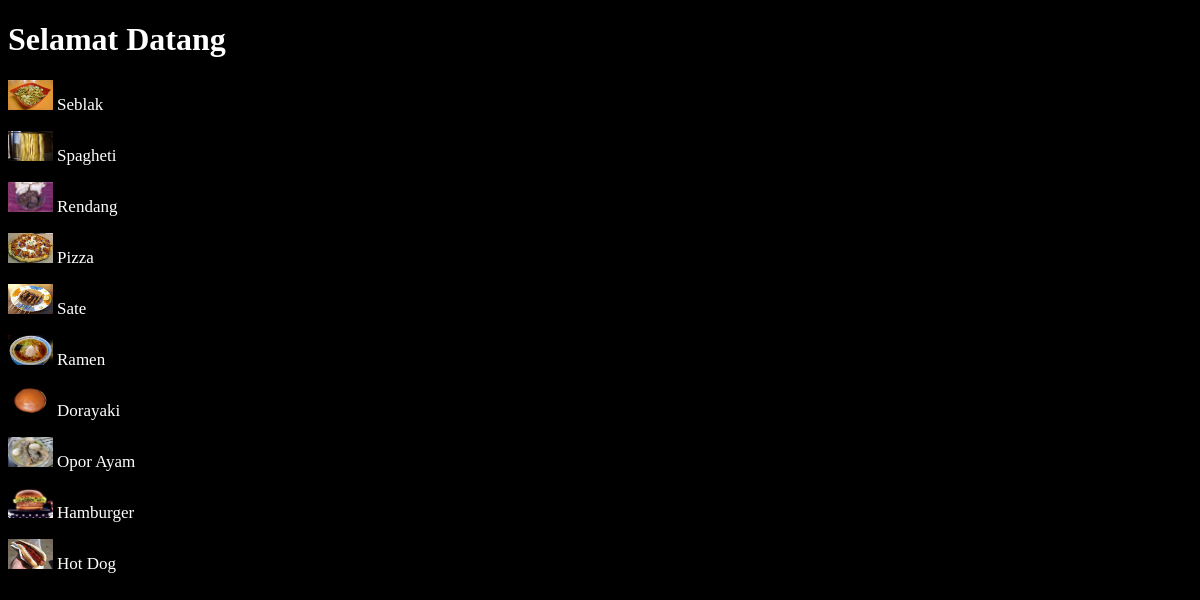
Screenshot of /latihan5c/index.php with the database file from the repository.
### tables this page shows
CREATE TABLE `makanan` (
  `id` int(11) NOT NULL,
  `img` varchar(100) NOT NULL,
  `nama_makanan` varchar(100) NOT NULL,
  `asal_makanan` varchar(100) NOT NULL,
  `tahun_dibuat` varchar(100) NOT NULL,
  `bahan_utama` varchar(100) NOT NULL
);

### latihan5c/php/functions.php (called while the page is built)
<?php
	function koneksi() {
		$conn = mysqli_connect("localhost", "root", "") or die ("Koneksi ke db gagal");
		mysqli_select_db($conn, "pw_193040112") or die ("Database salah");
		return $conn;
	}
	function query($sql){
		$conn = koneksi();
		$result = mysqli_query($conn, "$sql");
		$rows = [];
		while ($row = mysqli_fetch_assoc($result)) {
			$rows[] = $row;
		}
		return $rows;
	}
?>

### latihan5c/index.php (the view, shortened to what this page needs)
<?php
	require 'php/functions.php';
	$makanan = query("SELECT * FROM makanan")
	 ?>
<!DOCTYPE html>
<html lang="en">
<head>
	<link rel="stylesheet" type="text/css" href="css/style.css">
</head>
<body>
	<h1>Selamat Datang</h1>
	<?php foreach ($makanan as $mkn) : ?>
		<p class="nama">
			<img class="gambaridx" src="assets/img/<?= $mkn["img"]; ?>" alt="">
			<a class="b" href="php/detail.php?id=<?= $mkn['id'] ?>">
				<?= $mkn["nama_makanan"] ?>
			</a>
		</p>
	<?php endforeach; ?>
</body>
</html>

### latihan5c/css/style.css (style rules this page uses)
.gambaridx { width: 45px; height: 30px; }
p, a, h1 { color: white; text-decoration: none; }
body { background-color: black; }
.b { font-size: 17px; }

### rows the page displays
makanan: img (picture), nama_makanan "Seblak"
makanan: img (picture), nama_makanan "Spagheti"
makanan: img (picture), nama_makanan "Rendang"
makanan: img (picture), nama_makanan "Pizza"
makanan: img (picture), nama_makanan "Sate"
makanan: img (picture), nama_makanan "Ramen"
makanan: img (picture), nama_makanan "Dorayaki"
makanan: img (picture), nama_makanan "Opor Ayam"
makanan: img (picture), nama_makanan "Hamburger"
makanan: img (picture), nama_makanan "Hot Dog"
